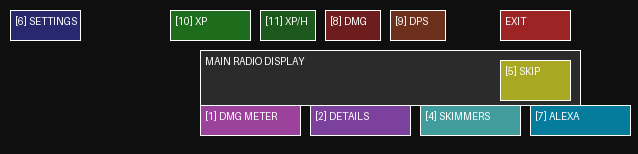

The Python source for this figure:
from PIL import Image, ImageDraw
import os

def generate_template():
    # Target resolution 638x154
    w, h = 638, 154
    img = Image.new("RGB", (w, h), (15, 15, 15))
    draw = ImageDraw.Draw(img, "RGBA")
    
    # Define clear zones for the requested features
    # Format: (x1, y1, x2, y2), Label, Color, Number
    zones = [
        # Functional Buttons
        {"box": (10, 10, 80, 40),   "label": "SETTINGS",    "color": (50, 50, 150, 180), "num": "6"},
        {"box": (500, 10, 570, 40),  "label": "EXIT",        "color": (255, 50, 50, 150), "num": ""},
        {"box": (530, 105, 630, 135), "label": "ALEXA",       "color": (0, 200, 255, 150), "num": "7"},
        
        # Navigation / Action
        {"box": (500, 60, 570, 100), "label": "SKIP",        "color": (255, 255, 0, 150), "num": "5"},
        
        # Data Readouts (Displays)
        {"box": (170, 10, 250, 40),  "label": "XP",          "color": (50, 255, 50, 100), "num": "10"},
        {"box": (260, 10, 315, 40),  "label": "XP/H",        "color": (50, 200, 50, 100), "num": "11"},
        {"box": (325, 10, 380, 40),  "label": "DMG",         "color": (255, 50, 50, 100), "num": "8"},
        {"box": (390, 10, 445, 40),  "label": "DPS",         "color": (255, 100, 50, 100), "num": "9"},
        
        # Mode Selection Buttons (Bottom Row)
        {"box": (200, 105, 300, 135), "label": "DMG METER",   "color": (255, 100, 255, 150), "num": "1"},
        {"box": (310, 105, 410, 135), "label": "DETAILS",     "color": (200, 100, 255, 150), "num": "2"},
        {"box": (420, 105, 520, 135), "label": "SKIMMERS",    "color": (100, 255, 255, 150), "num": "4"},
        
        # Main Central Display Area
        {"box": (200, 50, 580, 105), "label": "MAIN RADIO DISPLAY", "color": (255, 255, 255, 30), "num": ""},
    ]
    
    for z in zones:
        draw.rectangle(z["box"], fill=z["color"], outline="white")
        # Draw text
        label = z["label"]
        if z["num"]: label = f"[{z['num']}] {label}"
        draw.text((z["box"][0]+5, z["box"][1]+5), label, fill="white")

    out_path = "design_template.png"
    img.save(out_path)
    print(f"Template saved to {out_path}")

if __name__ == "__main__":
    generate_template()
